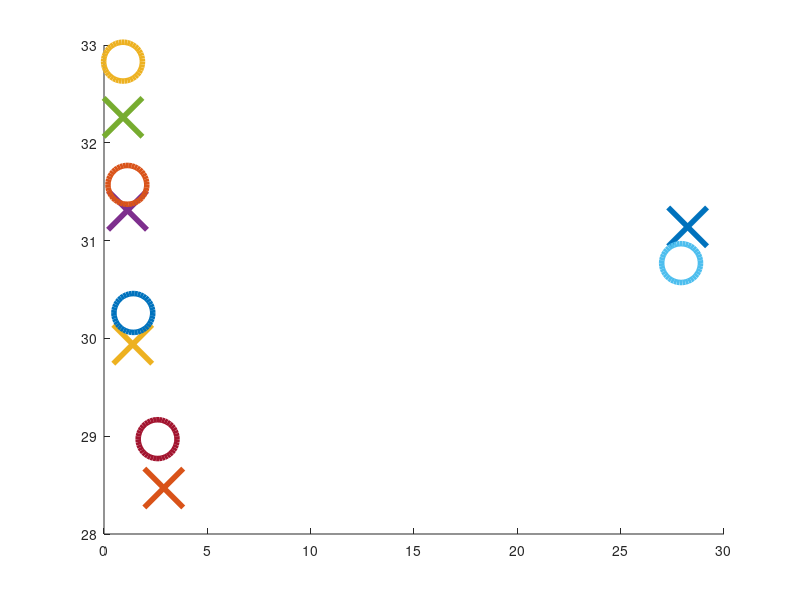

This chart was generated by the following MATLAB code: (Note: this script raises an error after producing the figure.)

set(0,'DefaultLineMarkerSize',28);
% set(0,'DefaultLineWidth',4);
%%

% Compare mon and lben for different bounds
i50 = load('./identity_conv_w81_L50.0.mat')
i5 = load('./identity_conv_w81_L5.0.mat')
i3 = load('./identity_conv_w81_L3.0.mat')
i2 = load('./identity_conv_w81_L2.0.mat')
i1 = load('./identity_conv_w81_L1.0.mat')
i0 = load('./identity_conv_w81.mat')

f50 = load('./full_conv_w81_L50.0.mat')
f5 = load('./full_conv_w81_L5.0.mat')
f3 = load('./full_conv_w81_L3.0.mat')
f2 = load('./full_conv_w81_L2.0.mat')
% f1 = load('./full_conv_w81_L1.0.mat')
f0 = load('./full_conv_w81.mat')

%%
figure 
hold on
plot(f0.Lipschitz, f0.nominal, 'x', 'LineWidth', 4);
plot(f50.Lipschitz, f50.nominal, 'x', 'LineWidth', 4);
plot(f5.Lipschitz, f5.nominal, 'x', 'LineWidth', 4);
plot(f3.Lipschitz, f3.nominal, 'x', 'LineWidth', 4);
plot(f2.Lipschitz, f2.nominal, 'x', 'LineWidth', 4);

plot(i0.Lipschitz, i0.nominal,'o', 'LineWidth', 4);
plot(i50.Lipschitz, i50.nominal, 'o', 'LineWidth', 4);
plot(i5.Lipschitz, i5.nominal, 'o', 'LineWidth', 4);
plot(i3.Lipschitz, i3.nominal, 'o', 'LineWidth', 4);
plot(i2.Lipschitz, i2.nominal, 'o', 'LineWidth', 4);

ax = gca
ax.XScale = 'log'
ax.YScale = 'log'

grid on 
box on